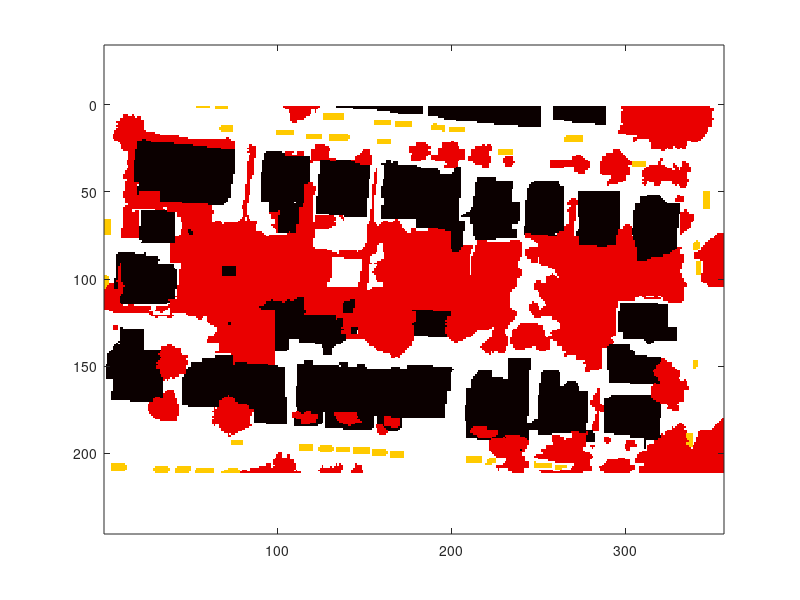

Source code (MATLAB): (Note: this script raises an error after producing the figure.)
%Get the Ground Truth File
GT = importdata('ground_truth.mat');

%Display GT as Image Plot with different colours
figure(1)
imagesc(GT);
colormap(hot);
axis equal;

%Frist get the Images
b = imread('b.bmp','BMP');
fe = imread('fe.bmp','BMP');
g = imread('g.bmp','BMP');
le = imread('le.bmp','BMP');
nir = imread('nir.bmp','BMP');
r = imread('r.bmp','BMP');

%Buildings
%B1(34,29)
B1_Y=34;
B1_X=29;
b_1_b = double(b(B1_Y,B1_X));
b_1_fe = double(fe(B1_Y,B1_X));
b_1_g = double(g(B1_Y,B1_X));
b_1_le = double(le(B1_Y,B1_X));
b_1_nir = double(nir(B1_Y,B1_X));
b_1_r = double(r(B1_Y,B1_X));

%B2(158,135)
B2_Y = 158;
B2_X = 135;
b_2_b = double(b(B2_Y,B2_X));
b_2_fe = double(fe(B2_Y,B2_X));
b_2_g = double(g(B2_Y,B2_X));
b_2_le = double(le(B2_Y,B2_X));
b_2_nir = double(nir(B2_Y,B2_X));
b_2_r = double(r(B2_Y,B2_X));

%B3(60,282)
B3_Y = 60;
B3_X = 282;
b_3_b = double(b(B3_Y,B3_X));
b_3_fe = double(fe(B3_Y,B3_X));
b_3_g = double(g(B3_Y,B3_X));
b_3_le = double(le(B3_Y,B3_X));
b_3_nir = double(nir(B3_Y,B3_X));
b_3_r = double(r(B3_Y,B3_X));

%B4(125,314)
B4_Y = 125;
B4_X = 314;
b_4_b = double(b(B4_Y,B4_X));
b_4_fe = double(fe(B4_Y,B4_X));
b_4_g = double(g(B4_Y,B4_X));
b_4_le = double(le(B4_Y,B4_X));
b_4_nir = double(nir(B4_Y,B4_X));
b_4_r = double(r(B4_Y,B4_X));

%B5(154,12)
B5_Y = 154;
B5_X = 12;
b_5_b = double(b(B5_Y,B5_X));
b_5_fe = double(fe(B5_Y,B5_X));
b_5_g = double(g(B5_Y,B5_X));
b_5_le = double(le(B5_Y,B5_X));
b_5_nir = double(nir(B5_Y,B5_X));
b_5_r = double(r(B5_Y,B5_X));

%B6(150,323)
B6_Y = 150;
B6_X = 323;
b_6_b = double(b(B6_Y,B6_X));
b_6_fe = double(fe(B6_Y,B6_X));
b_6_g = double(g(B6_Y,B6_X));
b_6_le = double(le(B6_Y,B6_X));
b_6_nir = double(nir(B6_Y,B6_X));
b_6_r = double(r(B6_Y,B6_X));

%B7(49,133)
B7_Y = 49;
B7_X = 133;
b_7_b = double(b(B7_Y,B7_X));
b_7_fe = double(fe(B7_Y,B7_X));
b_7_g = double(g(B7_Y,B7_X));
b_7_le = double(le(B7_Y,B7_X));
b_7_nir = double(nir(B7_Y,B7_X));
b_7_r = double(r(B7_Y,B7_X));

%B8(126,188)
B8_Y = 126;
B8_X = 188;
b_8_b = double(b(B8_Y,B8_X));
b_8_fe = double(fe(B8_Y,B8_X));
b_8_g = double(g(B8_Y,B8_X));
b_8_le = double(le(B8_Y,B8_X));
b_8_nir = double(nir(B8_Y,B8_X));
b_8_r = double(r(B8_Y,B8_X));

%B9(47,126)
B9_Y =47;
B9_X=126;
b_9_b = double(b(B9_Y,B9_X));
b_9_fe = double(fe(B9_Y,B9_X));
b_9_g = double(g(B9_Y,B9_X));
b_9_le = double(le(B9_Y,B9_X));
b_9_nir = double(nir(B9_Y,B9_X));
b_9_r = double(r(B9_Y,B9_X));

%B10(3,238)
B10_Y =3;
B10_X=238;
b_10_b = double(b(B10_Y,B10_X));
b_10_fe = double(fe(B10_Y,B10_X));
b_10_g = double(g(B10_Y,B10_X));
b_10_le = double(le(B10_Y,B10_X));
b_10_nir = double(nir(B10_Y,B10_X));
b_10_r = double(r(B10_Y,B10_X));

%B11(176,272)
B11_Y =176;
B11_X=272;
b_11_b = double(b(B11_Y,B11_X));
b_11_fe = double(fe(B11_Y,B11_X));
b_11_g = double(g(B11_Y,B11_X));
b_11_le = double(le(B11_Y,B11_X));
b_11_nir = double(nir(B11_Y,B11_X));
b_11_r = double(r(B11_Y,B11_X));

%B12(66,106)
B12_Y =66;
B12_X=106;
b_12_b = double(b(B12_Y,B12_X));
b_12_fe = double(fe(B12_Y,B12_X));
b_12_g = double(g(B12_Y,B12_X));
b_12_le = double(le(B12_Y,B12_X));
b_12_nir = double(nir(B12_Y,B12_X));
b_12_r = double(r(B12_Y,B12_X));

%B13(145,323)
B13_Y =145;
B13_X=323;
b_13_b = double(b(B13_Y,B13_X));
b_13_fe = double(fe(B13_Y,B13_X));
b_13_g = double(g(B13_Y,B13_X));
b_13_le = double(le(B13_Y,B13_X));
b_13_nir = double(nir(B13_Y,B13_X));
b_13_r = double(r(B13_Y,B13_X));

%B14(63,316)
B14_Y =63;
B14_X=316;
b_14_b = double(b(B14_Y,B14_X));
b_14_fe = double(fe(B14_Y,B14_X));
b_14_g = double(g(B14_Y,B14_X));
b_14_le = double(le(B14_Y,B14_X));
b_14_nir = double(nir(B14_Y,B14_X));
b_14_r = double(r(B14_Y,B14_X));

%B15(34,23)
B15_Y =34;
B15_X=23;
b_15_b = double(b(B15_Y,B15_X));
b_15_fe = double(fe(B15_Y,B15_X));
b_15_g = double(g(B15_Y,B15_X));
b_15_le = double(le(B15_Y,B15_X));
b_15_nir = double(nir(B15_Y,B15_X));
b_15_r = double(r(B15_Y,B15_X));

%B16(165,157)
B16_Y =165;
B16_X=157;
b_16_b = double(b(B16_Y,B16_X));
b_16_fe = double(fe(B16_Y,B16_X));
b_16_g = double(g(B16_Y,B16_X));
b_16_le = double(le(B16_Y,B16_X));
b_16_nir = double(nir(B16_Y,B16_X));
b_16_r = double(r(B16_Y,B16_X));

%B17(50,286)
B17_Y =50;
B17_X=286;
b_17_b = double(b(B17_Y,B17_X));
b_17_fe = double(fe(B17_Y,B17_X));
b_17_g = double(g(B17_Y,B17_X));
b_17_le = double(le(B17_Y,B17_X));
b_17_nir = double(nir(B17_Y,B17_X));
b_17_r = double(r(B17_Y,B17_X));

%B18(132,194)
B18_Y =132;
B18_X=194;
b_18_b = double(b(B18_Y,B18_X));
b_18_fe = double(fe(B18_Y,B18_X));
b_18_g = double(g(B18_Y,B18_X));
b_18_le = double(le(B18_Y,B18_X));
b_18_nir = double(nir(B18_Y,B18_X));
b_18_r = double(r(B18_Y,B18_X));

%B19(4,217)
B19_Y =4;
B19_X=217;
b_19_b = double(b(B19_Y,B19_X));
b_19_fe = double(fe(B19_Y,B19_X));
b_19_g = double(g(B19_Y,B19_X));
b_19_le = double(le(B19_Y,B19_X));
b_19_nir = double(nir(B19_Y,B19_X));
b_19_r = double(r(B19_Y,B19_X));

%B20(33,55)
B20_Y =33;
B20_X=55;
b_20_b = double(b(B20_Y,B20_X));
b_20_fe = double(fe(B20_Y,B20_X));
b_20_g = double(g(B20_Y,B20_X));
b_20_le = double(le(B20_Y,B20_X));
b_20_nir = double(nir(B20_Y,B20_X));
b_20_r = double(r(B20_Y,B20_X));

%Create Building Vectors
BV1 = [b_1_b b_1_fe b_1_g b_1_le b_1_nir b_1_r];
BV2 = [b_2_b b_2_fe b_2_g b_2_le b_2_nir b_2_r];
BV3 = [b_3_b b_3_fe b_3_g b_3_le b_3_nir b_3_r];
BV4 = [b_4_b b_4_fe b_4_g b_4_le b_4_nir b_4_r];
BV5 = [b_5_b b_5_fe b_5_g b_5_le b_5_nir b_5_r];
BV6 = [b_6_b b_6_fe b_6_g b_6_le b_6_nir b_6_r];
BV7 = [b_7_b b_7_fe b_7_g b_7_le b_7_nir b_7_r];
BV8 = [b_8_b b_8_fe b_8_g b_8_le b_8_nir b_8_r];
BV9 = [b_9_b b_9_fe b_9_g b_9_le b_9_nir b_9_r];
BV10 = [b_10_b b_10_fe b_10_g b_10_le b_10_nir b_10_r];
BV11 = [b_11_b b_11_fe b_11_g b_11_le b_11_nir b_11_r];
BV12 = [b_12_b b_12_fe b_12_g b_12_le b_12_nir b_12_r];
BV13 = [b_2_b b_2_fe b_2_g b_2_le b_2_nir b_2_r];
BV14 = [b_3_b b_3_fe b_3_g b_3_le b_3_nir b_3_r];
BV15 = [b_4_b b_4_fe b_4_g b_4_le b_4_nir b_4_r];
BV16 = [b_5_b b_5_fe b_5_g b_5_le b_5_nir b_5_r];
BV17 = [b_6_b b_6_fe b_6_g b_6_le b_6_nir b_6_r];
BV18 = [b_7_b b_7_fe b_7_g b_7_le b_7_nir b_7_r];
BV19 = [b_8_b b_8_fe b_8_g b_8_le b_8_nir b_8_r];
BV20 = [b_9_b b_9_fe b_9_g b_9_le b_9_nir b_9_r];

%Building Matrix
BM = [BV1;BV2;BV3;BV4;BV5;BV6;BV7;BV8;BV9;BV10;BV11;BV12;BV13;BV14;BV15;BV16;BV17;BV18;BV19;BV20];

%Create More Buildings to address under clasification
%B21(66,108)
B21_Y =66;
B21_X=108;
b_21_b = double(b(B21_Y,B21_X));
b_21_fe = double(fe(B21_Y,B21_X));
b_21_g = double(g(B21_Y,B21_X));
b_21_le = double(le(B21_Y,B21_X));
b_21_nir = double(nir(B21_Y,B21_X));
b_21_r = double(r(B21_Y,B21_X));

%B22(63,39)
B22_Y =63;
B22_X=39;
b_22_b = double(b(B22_Y,B22_X));
b_22_fe = double(fe(B22_Y,B22_X));
b_22_g = double(g(B22_Y,B22_X));
b_22_le = double(le(B22_Y,B22_X));
b_22_nir = double(nir(B22_Y,B22_X));
b_22_r = double(r(B22_Y,B22_X));

%B23(151,5)
B23_Y =151;
B23_X=5;
b_23_b = double(b(B23_Y,B23_X));
b_23_fe = double(fe(B23_Y,B23_X));
b_23_g = double(g(B23_Y,B23_X));
b_23_le = double(le(B23_Y,B23_X));
b_23_nir = double(nir(B23_Y,B23_X));
b_23_r = double(r(B23_Y,B23_X));

%B24(168,234)
B24_Y =168;
B24_X=234;
b_24_b = double(b(B24_Y,B24_X));
b_24_fe = double(fe(B24_Y,B24_X));
b_24_g = double(g(B24_Y,B24_X));
b_24_le = double(le(B24_Y,B24_X));
b_24_nir = double(nir(B24_Y,B24_X));
b_24_r = double(r(B24_Y,B24_X));

%B25(167,238)
B25_Y =167;
B25_X=238;
b_25_b = double(b(B25_Y,B25_X));
b_25_fe = double(fe(B25_Y,B25_X));
b_25_g = double(g(B25_Y,B25_X));
b_25_le = double(le(B25_Y,B25_X));
b_25_nir = double(nir(B25_Y,B25_X));
b_25_r = double(r(B25_Y,B25_X));

%B26(34,110)
B26_Y =34;
B26_X=110;
b_26_b = double(b(B26_Y,B26_X));
b_26_fe = double(fe(B26_Y,B26_X));
b_26_g = double(g(B26_Y,B26_X));
b_26_le = double(le(B26_Y,B26_X));
b_26_nir = double(nir(B26_Y,B26_X));
b_26_r = double(r(B26_Y,B26_X));

%B27(167,240)
B27_Y =167;
B27_X=240;
b_27_b = double(b(B27_Y,B27_X));
b_27_fe = double(fe(B27_Y,B27_X));
b_27_g = double(g(B27_Y,B27_X));
b_27_le = double(le(B27_Y,B27_X));
b_27_nir = double(nir(B27_Y,B27_X));
b_27_r = double(r(B27_Y,B27_X));

%B28(182,275)
B28_Y =182;
B28_X=275;
b_28_b = double(b(B28_Y,B28_X));
b_28_fe = double(fe(B28_Y,B28_X));
b_28_g = double(g(B28_Y,B28_X));
b_28_le = double(le(B28_Y,B28_X));
b_28_nir = double(nir(B28_Y,B28_X));
b_28_r = double(r(B28_Y,B28_X));

%B29(6,245)
B29_Y =6;
B29_X=245;
b_29_b = double(b(B29_Y,B29_X));
b_29_fe = double(fe(B29_Y,B29_X));
b_29_g = double(g(B29_Y,B29_X));
b_29_le = double(le(B29_Y,B29_X));
b_29_nir = double(nir(B29_Y,B29_X));
b_29_r = double(r(B29_Y,B29_X));

%B30(2,180)
B30_Y =2;
B30_X=180;
b_30_b = double(b(B30_Y,B30_X));
b_30_fe = double(fe(B30_Y,B30_X));
b_30_g = double(g(B30_Y,B30_X));
b_30_le = double(le(B30_Y,B30_X));
b_30_nir = double(nir(B30_Y,B30_X));
b_30_r = double(r(B30_Y,B30_X));

BV21 = [b_21_b b_21_fe b_21_g b_21_le b_21_nir b_21_r];
BV22 = [b_22_b b_22_fe b_22_g b_22_le b_22_nir b_22_r];
BV23 = [b_2_b b_2_fe b_2_g b_2_le b_2_nir b_2_r];
BV24 = [b_3_b b_3_fe b_3_g b_3_le b_3_nir b_3_r];
BV25 = [b_4_b b_4_fe b_4_g b_4_le b_4_nir b_4_r];
BV26 = [b_5_b b_5_fe b_5_g b_5_le b_5_nir b_5_r];
BV27 = [b_6_b b_6_fe b_6_g b_6_le b_6_nir b_6_r];
BV28 = [b_7_b b_7_fe b_7_g b_7_le b_7_nir b_7_r];
BV29 = [b_8_b b_8_fe b_8_g b_8_le b_8_nir b_8_r];
BV30 = [b_9_b b_9_fe b_9_g b_9_le b_9_nir b_9_r];

%Building Matrix
BM = [BM;BV21;BV22;BV23;BV24;BV25;BV26;BV27;BV28;BV29;BV30];

%Calculate the Building Mean
BMean = mean(BM);
%BVM = (BV1 + BV2 + BV3 + BV4)/4;

%Get the Building Variance
%BVar = std(BVM).^2;
BVar = cov(BM);

%Vegetation
%V1(100,224)
V1_Y = 100;
V1_X = 224;
v_1_b = double(b(V1_Y,V1_X));
v_1_fe = double(fe(V1_Y,V1_X));
v_1_g = double(g(V1_Y,V1_X));
v_1_le = double(le(V1_Y,V1_X));
v_1_nir = double(nir(V1_Y,V1_X));
v_1_r = double(r(V1_Y,V1_X));

%V2(81,73)
V2_Y = 81;
V2_X = 73;
v_2_b = double(b(V2_Y,V2_X));
v_2_fe = double(fe(V2_Y,V2_X));
v_2_g = double(g(V2_Y,V2_X));
v_2_le = double(le(V2_Y,V2_X));
v_2_nir = double(nir(V2_Y,V2_X));
v_2_r = double(r(V2_Y,V2_X));

%V3(7,328)
V3_Y = 7;
V3_X = 328;
v_3_b = double(b(V3_Y,V3_X));
v_3_fe = double(fe(V3_Y,V3_X));
v_3_g = double(g(V3_Y,V3_X));
v_3_le = double(le(V3_Y,V3_X));
v_3_nir = double(nir(V3_Y,V3_X));
v_3_r = double(r(V3_Y,V3_X));

%V4(177,74)
V4_Y = 177;
V4_X = 74;
v_4_b = double(b(V4_Y,V4_X));
v_4_fe = double(fe(V4_Y,V4_X));
v_4_g = double(g(V4_Y,V4_X));
v_4_le = double(le(V4_Y,V4_X));
v_4_nir = double(nir(V4_Y,V4_X));
v_4_r = double(r(V4_Y,V4_X));

%V5(8,324)
V5_Y = 8;
V5_X = 324;
v_5_b = double(b(V5_Y,V5_X));
v_5_fe = double(fe(V5_Y,V5_X));
v_5_g = double(g(V5_Y,V5_X));
v_5_le = double(le(V5_Y,V5_X));
v_5_nir = double(nir(V5_Y,V5_X));
v_5_r = double(r(V5_Y,V5_X));

%V6(88,356)
V6_Y = 88;
V6_X = 356;
v_6_b = double(b(V6_Y,V6_X));
v_6_fe = double(fe(V6_Y,V6_X));
v_6_g = double(g(V6_Y,V6_X));
v_6_le = double(le(V6_Y,V6_X));
v_6_nir = double(nir(V6_Y,V6_X));
v_6_r = double(r(V6_Y,V6_X));

%V7(175,34)
V7_Y = 175;
V7_X = 34;
v_7_b = double(b(V7_Y,V7_X));
v_7_fe = double(fe(V7_Y,V7_X));
v_7_g = double(g(V7_Y,V7_X));
v_7_le = double(le(V7_Y,V7_X));
v_7_nir = double(nir(V7_Y,V7_X));
v_7_r = double(r(V7_Y,V7_X));

%V8(133,245)
V8_Y = 133;
V8_X = 245;
v_8_b = double(b(V8_Y,V8_X));
v_8_fe = double(fe(V8_Y,V8_X));
v_8_g = double(g(V8_Y,V8_X));
v_8_le = double(le(V8_Y,V8_X));
v_8_nir = double(nir(V8_Y,V8_X));
v_8_r = double(r(V8_Y,V8_X));

%V9(30,149)
V9_Y = 30;
V9_X = 149;
v_9_b = double(b(V9_Y,V9_X));
v_9_fe = double(fe(V9_Y,V9_X));
v_9_g = double(g(V9_Y,V9_X));
v_9_le = double(le(V9_Y,V9_X));
v_9_nir = double(nir(V9_Y,V9_X));
v_9_r = double(r(V9_Y,V9_X));

%V10(77,168)
V10_Y = 77;
V10_X = 168;
v_10_b = double(b(V10_Y,V10_X));
v_10_fe = double(fe(V10_Y,V10_X));
v_10_g = double(g(V10_Y,V10_X));
v_10_le = double(le(V10_Y,V10_X));
v_10_nir = double(nir(V10_Y,V10_X));
v_10_r = double(r(V10_Y,V10_X));

%V11(203,330)
V11_Y = 203;
V11_X = 330;
v_11_b = double(b(V11_Y,V11_X));
v_11_fe = double(fe(V11_Y,V11_X));
v_11_g = double(g(V11_Y,V11_X));
v_11_le = double(le(V11_Y,V11_X));
v_11_nir = double(nir(V11_Y,V11_X));
v_11_r = double(r(V11_Y,V11_X));

%V12(67,126)
V12_Y = 67;
V12_X = 126;
v_12_b = double(b(V12_Y,V12_X));
v_12_fe = double(fe(V12_Y,V12_X));
v_12_g = double(g(V12_Y,V12_X));
v_12_le = double(le(V12_Y,V12_X));
v_12_nir = double(nir(V12_Y,V12_X));
v_12_r = double(r(V12_Y,V12_X));

%V13(131,244)
V13_Y = 131;
V13_X = 244;
v_13_b = double(b(V13_Y,V13_X));
v_13_fe = double(fe(V13_Y,V13_X));
v_13_g = double(g(V13_Y,V13_X));
v_13_le = double(le(V13_Y,V13_X));
v_13_nir = double(nir(V13_Y,V13_X));
v_13_r = double(r(V13_Y,V13_X));

%V14(83,114)
V14_Y = 83;
V14_X = 114;
v_14_b = double(b(V14_Y,V14_X));
v_14_fe = double(fe(V14_Y,V14_X));
v_14_g = double(g(V14_Y,V14_X));
v_14_le = double(le(V14_Y,V14_X));
v_14_nir = double(nir(V14_Y,V14_X));
v_14_r = double(r(V14_Y,V14_X));

%V15(210,102)
V15_Y = 210;
V15_X = 102;
v_15_b = double(b(V15_Y,V15_X));
v_15_fe = double(fe(V15_Y,V15_X));
v_15_g = double(g(V15_Y,V15_X));
v_15_le = double(le(V15_Y,V15_X));
v_15_nir = double(nir(V15_Y,V15_X));
v_15_r = double(r(V15_Y,V15_X));

%V16(97,310)
V16_Y = 97;
V16_X = 310;
v_16_b = double(b(V16_Y,V16_X));
v_16_fe = double(fe(V16_Y,V16_X));
v_16_g = double(g(V16_Y,V16_X));
v_16_le = double(le(V16_Y,V16_X));
v_16_nir = double(nir(V16_Y,V16_X));
v_16_r = double(r(V16_Y,V16_X));

%V17(54,26)
V17_Y = 54;
V17_X = 26;
v_17_b = double(b(V17_Y,V17_X));
v_17_fe = double(fe(V17_Y,V17_X));
v_17_g = double(g(V17_Y,V17_X));
v_17_le = double(le(V17_Y,V17_X));
v_17_nir = double(nir(V17_Y,V17_X));
v_17_r = double(r(V17_Y,V17_X));

%V18(94,150)
V18_Y = 94;
V18_X = 150;
v_18_b = double(b(V18_Y,V18_X));
v_18_fe = double(fe(V18_Y,V18_X));
v_18_g = double(g(V18_Y,V18_X));
v_18_le = double(le(V18_Y,V18_X));
v_18_nir = double(nir(V18_Y,V18_X));
v_18_r = double(r(V18_Y,V18_X));

%V19(32,232)
V19_Y = 32;
V19_X = 232;
v_19_b = double(b(V19_Y,V19_X));
v_19_fe = double(fe(V19_Y,V19_X));
v_19_g = double(g(V19_Y,V19_X));
v_19_le = double(le(V19_Y,V19_X));
v_19_nir = double(nir(V19_Y,V19_X));
v_19_r = double(r(V19_Y,V19_X));

%V20(134,158)
V20_Y = 134;
V20_X = 158;
v_20_b = double(b(V20_Y,V20_X));
v_20_fe = double(fe(V20_Y,V20_X));
v_20_g = double(g(V20_Y,V20_X));
v_20_le = double(le(V20_Y,V20_X));
v_20_nir = double(nir(V20_Y,V20_X));
v_20_r = double(r(V20_Y,V20_X));

%Create Veg Vectors

VV1 = [v_1_b v_1_fe v_1_g v_1_le v_1_nir v_1_r];
VV2 = [v_2_b v_2_fe v_2_g v_2_le v_2_nir v_2_r];
VV3 = [v_3_b v_3_fe v_3_g v_3_le v_3_nir v_3_r];
VV4 = [v_4_b v_4_fe v_4_g v_4_le v_4_nir v_4_r];
VV5 = [v_5_b v_5_fe v_5_g v_5_le v_5_nir v_5_r];
VV6 = [v_6_b v_6_fe v_6_g v_6_le v_6_nir v_6_r];
VV7 = [v_7_b v_7_fe v_7_g v_7_le v_7_nir v_7_r];
VV8 = [v_8_b v_8_fe v_8_g v_8_le v_8_nir v_8_r];
VV9 = [v_9_b v_9_fe v_9_g v_9_le v_9_nir v_9_r];
VV10 = [v_10_b v_10_fe v_10_g v_10_le v_10_nir v_10_r];
VV11 = [v_11_b v_11_fe v_11_g v_11_le v_11_nir v_11_r];
VV12 = [v_12_b v_12_fe v_12_g v_12_le v_12_nir v_12_r];
VV13 = [v_13_b v_13_fe v_13_g v_13_le v_13_nir v_13_r];
VV14 = [v_14_b v_14_fe v_14_g v_14_le v_14_nir v_14_r];
VV15 = [v_15_b v_15_fe v_15_g v_15_le v_15_nir v_15_r];
VV16 = [v_16_b v_16_fe v_16_g v_16_le v_16_nir v_16_r];
VV17 = [v_17_b v_17_fe v_17_g v_17_le v_17_nir v_17_r];
VV18 = [v_18_b v_18_fe v_18_g v_18_le v_18_nir v_18_r];
VV19 = [v_19_b v_19_fe v_19_g v_19_le v_19_nir v_19_r];
VV20 = [v_20_b v_20_fe v_20_g v_20_le v_20_nir v_20_r];

%Veg Matrix
VM = [VV1; VV2; VV3; VV4;VV5; VV6; VV7; VV8;VV9; VV10; VV11; VV12;VV13; VV14; VV15; VV16;VV17; VV18; VV19; VV20];

%Calculate the Veg Mean
%VVM = (VV1 + VV2 + VV3 + VV4)/4;
VMean = mean(VM);

%Get the Veg Variance
%VegVar = std(VVM).^2;
VVar = cov(VM);

%Cars
%Car pixels 
% Car 1 (19,271)
Car1_Y = 19;
Car1_X = 271;
c_1_b = double(b(Car1_Y,Car1_X));
c_1_fe = double(fe(Car1_Y,Car1_X));
c_1_g = double(g(Car1_Y,Car1_X));
c_1_le = double(le(Car1_Y,Car1_X));
c_1_nir = double(nir(Car1_Y,Car1_X));
c_1_r = double(r(Car1_Y,Car1_X));

% Car 2 (16,105)
Car2_Y = 16;
Car2_X = 105;
c_2_b = double(b(Car2_Y,Car2_X));
c_2_fe = double(fe(Car2_Y,Car2_X));
c_2_g = double(g(Car2_Y,Car2_X));
c_2_le = double(le(Car2_Y,Car2_X));
c_2_nir = double(nir(Car2_Y,Car2_X));
c_2_r = double(r(Car2_Y,Car2_X));

% Car 3 (198,126)
Car3_Y = 198;
Car3_X = 126;
c_3_b = double(b(Car3_Y,Car3_X));
c_3_fe = double(fe(Car3_Y,Car3_X));
c_3_g = double(g(Car3_Y,Car3_X));
c_3_le = double(le(Car3_Y,Car3_X));
c_3_nir = double(nir(Car3_Y,Car3_X));
c_3_r = double(r(Car3_Y,Car3_X));

% Car 4 (92,342)
Car4_Y = 92;
Car4_X = 342;
c_4_b = double(b(Car4_Y,Car4_X));
c_4_fe = double(fe(Car4_Y,Car4_X));
c_4_g = double(g(Car4_Y,Car4_X));
c_4_le = double(le(Car4_Y,Car4_X));
c_4_nir = double(nir(Car4_Y,Car4_X));
c_4_r = double(r(Car4_Y,Car4_X));

% Car 5 (6,131)
Car5_Y = 6;
Car5_X = 131;
c_5_b = double(b(Car5_Y,Car5_X));
c_5_fe = double(fe(Car5_Y,Car5_X));
c_5_g = double(g(Car5_Y,Car5_X));
c_5_le = double(le(Car5_Y,Car5_X));
c_5_nir = double(nir(Car5_Y,Car5_X));
c_5_r = double(r(Car5_Y,Car5_X));

% Car 6 (13,68)
Car6_Y = 13;
Car6_X = 68;
c_6_b = double(b(Car6_Y,Car6_X));
c_6_fe = double(fe(Car6_Y,Car6_X));
c_6_g = double(g(Car6_Y,Car6_X));
c_6_le = double(le(Car6_Y,Car6_X));
c_6_nir = double(nir(Car6_Y,Car6_X));
c_6_r = double(r(Car6_Y,Car6_X));

% Car 7 (210,32)
Car7_Y = 210;
Car7_X = 32;
c_7_b = double(b(Car7_Y,Car7_X));
c_7_fe = double(fe(Car7_Y,Car7_X));
c_7_g = double(g(Car7_Y,Car7_X));
c_7_le = double(le(Car7_Y,Car7_X));
c_7_nir = double(nir(Car7_Y,Car7_X));
c_7_r = double(r(Car7_Y,Car7_X));

% Car 8 (190,338)
Car8_Y = 190;
Car8_X = 338;
c_8_b = double(b(Car8_Y,Car8_X));
c_8_fe = double(fe(Car8_Y,Car8_X));
c_8_g = double(g(Car8_Y,Car8_X));
c_8_le = double(le(Car8_Y,Car8_X));
c_8_nir = double(nir(Car8_Y,Car8_X));
c_8_r = double(r(Car8_Y,Car8_X));

% Car 9 (13,192)
Car9_Y = 13;
Car9_X = 192;
c_9_b = double(b(Car9_Y,Car9_X));
c_9_fe = double(fe(Car9_Y,Car9_X));
c_9_g = double(g(Car9_Y,Car9_X));
c_9_le = double(le(Car9_Y,Car9_X));
c_9_nir = double(nir(Car9_Y,Car9_X));
c_9_r = double(r(Car9_Y,Car9_X));

% Car 10 (207,252)
Car10_Y = 207;
Car10_X = 252;
c_10_b = double(b(Car10_Y,Car10_X));
c_10_fe = double(fe(Car10_Y,Car10_X));
c_10_g = double(g(Car10_Y,Car10_X));
c_10_le = double(le(Car10_Y,Car10_X));
c_10_nir = double(nir(Car10_Y,Car10_X));
c_10_r = double(r(Car10_Y,Car10_X));

% Car 11 (211,74)
Car11_Y = 211;
Car11_X = 74;
c_11_b = double(b(Car11_Y,Car11_X));
c_11_fe = double(fe(Car11_Y,Car11_X));
c_11_g = double(g(Car11_Y,Car11_X));
c_11_le = double(le(Car11_Y,Car11_X));
c_11_nir = double(nir(Car11_Y,Car11_X));
c_11_r = double(r(Car11_Y,Car11_X));

% Car 12 (55,356)
Car12_Y = 55;
Car12_X = 356;
c_12_b = double(b(Car12_Y,Car12_X));
c_12_fe = double(fe(Car12_Y,Car12_X));
c_12_g = double(g(Car12_Y,Car12_X));
c_12_le = double(le(Car12_Y,Car12_X));
c_12_nir = double(nir(Car12_Y,Car12_X));
c_12_r = double(r(Car12_Y,Car12_X));

% Car 13 (69,3)
Car13_Y = 69;
Car13_X = 3;
c_13_b = double(b(Car13_Y,Car13_X));
c_13_fe = double(fe(Car13_Y,Car13_X));
c_13_g = double(g(Car13_Y,Car13_X));
c_13_le = double(le(Car13_Y,Car13_X));
c_13_nir = double(nir(Car13_Y,Car13_X));
c_13_r = double(r(Car13_Y,Car13_X));

% Car 14 (13,202)
Car14_Y = 13;
Car14_X = 202;
c_14_b = double(b(Car14_Y,Car14_X));
c_14_fe = double(fe(Car14_Y,Car14_X));
c_14_g = double(g(Car14_Y,Car14_X));
c_14_le = double(le(Car14_Y,Car14_X));
c_14_nir = double(nir(Car14_Y,Car14_X));
c_14_r = double(r(Car14_Y,Car14_X));

% Car 15 (34,310)
Car15_Y = 34;
Car15_X = 310;
c_15_b = double(b(Car15_Y,Car15_X));
c_15_fe = double(fe(Car15_Y,Car15_X));
c_15_g = double(g(Car15_Y,Car15_X));
c_15_le = double(le(Car15_Y,Car15_X));
c_15_nir = double(nir(Car15_Y,Car15_X));
c_15_r = double(r(Car15_Y,Car15_X));

% Car 16 (206,264)
Car16_Y = 206;
Car16_X = 264;
c_16_b = double(b(Car16_Y,Car16_X));
c_16_fe = double(fe(Car16_Y,Car16_X));
c_16_g = double(g(Car16_Y,Car16_X));
c_16_le = double(le(Car16_Y,Car16_X));
c_16_nir = double(nir(Car16_Y,Car16_X));
c_16_r = double(r(Car16_Y,Car16_X));

% Car 17 (1,58)
Car17_Y = 1;
Car17_X = 58;
c_17_b = double(b(Car17_Y,Car17_X));
c_17_fe = double(fe(Car17_Y,Car17_X));
c_17_g = double(g(Car17_Y,Car17_X));
c_17_le = double(le(Car17_Y,Car17_X));
c_17_nir = double(nir(Car17_Y,Car17_X));
c_17_r = double(r(Car17_Y,Car17_X));

% Car 18 (149,340)
Car18_Y = 149;
Car18_X = 340;
c_18_b = double(b(Car18_Y,Car18_X));
c_18_fe = double(fe(Car18_Y,Car18_X));
c_18_g = double(g(Car18_Y,Car18_X));
c_18_le = double(le(Car18_Y,Car18_X));
c_18_nir = double(nir(Car18_Y,Car18_X));
c_18_r = double(r(Car18_Y,Car18_X));

% Car 19 (18,140)
Car19_Y = 18;
Car19_X = 140;
c_19_b = double(b(Car19_Y,Car19_X));
c_19_fe = double(fe(Car19_Y,Car19_X));
c_19_g = double(g(Car19_Y,Car19_X));
c_19_le = double(le(Car19_Y,Car19_X));
c_19_nir = double(nir(Car19_Y,Car19_X));
c_19_r = double(r(Car19_Y,Car19_X));

% Car 20 (18,132)
Car20_Y = 18;
Car20_X = 132;
c_20_b = double(b(Car20_Y,Car20_X));
c_20_fe = double(fe(Car20_Y,Car20_X));
c_20_g = double(g(Car20_Y,Car20_X));
c_20_le = double(le(Car20_Y,Car20_X));
c_20_nir = double(nir(Car20_Y,Car20_X));
c_20_r = double(r(Car20_Y,Car20_X));

%Create Car Vectors

CV1 = [c_1_b c_1_fe c_1_g c_1_le c_1_nir c_1_r];
CV2 = [c_2_b c_2_fe c_2_g c_2_le c_2_nir c_2_r];
CV3 = [c_3_b c_3_fe c_3_g c_3_le c_3_nir c_3_r];
CV4 = [c_4_b c_4_fe c_4_g c_4_le c_4_nir c_4_r];
CV5 = [c_5_b c_5_fe c_5_g c_5_le c_5_nir c_5_r];
CV6 = [c_6_b c_6_fe c_6_g c_6_le c_6_nir c_6_r];
CV7 = [c_7_b c_7_fe c_7_g c_7_le c_7_nir c_7_r];
CV8 = [c_8_b c_8_fe c_8_g c_8_le c_8_nir c_8_r];
CV9 = [c_9_b c_9_fe c_9_g c_9_le c_9_nir c_9_r];
CV10 = [c_10_b c_10_fe c_10_g c_10_le c_10_nir c_10_r];
CV11 = [c_11_b c_11_fe c_11_g c_11_le c_11_nir c_11_r];
CV12 = [c_12_b c_12_fe c_12_g c_12_le c_12_nir c_12_r];
CV13 = [c_13_b c_13_fe c_13_g c_13_le c_13_nir c_13_r];
CV14 = [c_14_b c_14_fe c_14_g c_14_le c_14_nir c_14_r];
CV15 = [c_15_b c_15_fe c_15_g c_15_le c_15_nir c_15_r];
CV16 = [c_16_b c_16_fe c_16_g c_16_le c_16_nir c_16_r];
CV17 = [c_17_b c_17_fe c_17_g c_17_le c_17_nir c_17_r];
CV18 = [c_18_b c_18_fe c_18_g c_18_le c_18_nir c_18_r];
CV19 = [c_19_b c_19_fe c_19_g c_19_le c_19_nir c_19_r];
CV20 = [c_20_b c_20_fe c_20_g c_20_le c_20_nir c_20_r];


%Car Matrix
CM = [CV1; CV2; CV3; CV4;CV5; CV6; CV7; CV8;CV9; CV10; CV11; CV12;CV13; CV14; CV15; CV16;CV17; CV18; CV19; CV20];
%Calculate the Car Mean
%CVM = (CV1 + CV2 + CV3 + CV4)/4;
CMean = mean(CM);

%Get the Car Variance
%CarVar = std(CVM).^2;
CVar = cov(CM);


%Ground
%G1(194,49)
G1_Y = 194;
G1_X = 49;
g_1_b = double(b(G1_Y,G1_X));
g_1_fe = double(fe(G1_Y,G1_X));
g_1_g = double(g(G1_Y,G1_X));
g_1_le = double(le(G1_Y,G1_X));
g_1_nir = double(nir(G1_Y,G1_X));
g_1_r = double(r(G1_Y,G1_X));

%G2(18,236)
G2_Y = 18;
G2_X = 236;
g_2_b = double(b(G2_Y,G2_X));
g_2_fe = double(fe(G2_Y,G2_X));
g_2_g = double(g(G2_Y,G2_X));
g_2_le = double(le(G2_Y,G2_X));
g_2_nir = double(nir(G2_Y,G2_X));
g_2_r = double(r(G2_Y,G2_X));

%G3(111,348)
G3_Y = 111;
G3_X = 348;
g_3_b = double(b(G3_Y,G3_X));
g_3_fe = double(fe(G3_Y,G3_X));
g_3_g = double(g(G3_Y,G3_X));
g_3_le = double(le(G3_Y,G3_X));
g_3_nir = double(nir(G3_Y,G3_X));
g_3_r = double(r(G3_Y,G3_X));

%G4(199,239)
G4_Y = 199;
G4_X = 239;
g_4_b = double(b(G4_Y,G4_X));
g_4_fe = double(fe(G4_Y,G4_X));
g_4_g = double(g(G4_Y,G4_X));
g_4_le = double(le(G4_Y,G4_X));
g_4_nir = double(nir(G4_Y,G4_X));
g_4_r = double(r(G4_Y,G4_X));

%G5(75,138)
G5_Y = 75;
G5_X = 138;
g_5_b = double(b(G5_Y,G5_X));
g_5_fe = double(fe(G5_Y,G5_X));
g_5_g = double(g(G5_Y,G5_X));
g_5_le = double(le(G5_Y,G5_X));
g_5_nir = double(nir(G5_Y,G5_X));
g_5_r = double(r(G5_Y,G5_X));

%G6(161,203)
G6_Y = 161;
G6_X = 203;
g_6_b = double(b(G6_Y,G6_X));
g_6_fe = double(fe(G6_Y,G6_X));
g_6_g = double(g(G6_Y,G6_X));
g_6_le = double(le(G6_Y,G6_X));
g_6_nir = double(nir(G6_Y,G6_X));
g_6_r = double(r(G6_Y,G6_X));

%G7(196,30)
G7_Y = 196;
G7_X = 30;
g_7_b = double(b(G7_Y,G7_X));
g_7_fe = double(fe(G7_Y,G7_X));
g_7_g = double(g(G7_Y,G7_X));
g_7_le = double(le(G7_Y,G7_X));
g_7_nir = double(nir(G7_Y,G7_X));
g_7_r = double(r(G7_Y,G7_X));

%G8(30,349)
G8_Y = 30;
G8_X = 349;
g_8_b = double(b(G8_Y,G8_X));
g_8_fe = double(fe(G8_Y,G8_X));
g_8_g = double(g(G8_Y,G8_X));
g_8_le = double(le(G8_Y,G8_X));
g_8_nir = double(nir(G8_Y,G8_X));
g_8_r = double(r(G8_Y,G8_X));

%G9(196,192)
G9_Y = 196;
G9_X = 192;
g_9_b = double(b(G9_Y,G9_X));
g_9_fe = double(fe(G9_Y,G9_X));
g_9_g = double(g(G9_Y,G9_X));
g_9_le = double(le(G9_Y,G9_X));
g_9_nir = double(nir(G9_Y,G9_X));
g_9_r = double(r(G9_Y,G9_X));

%G10(60,71)
G10_Y = 60;
G10_X = 71;
g_10_b = double(b(G10_Y,G10_X));
g_10_fe = double(fe(G10_Y,G10_X));
g_10_g = double(g(G10_Y,G10_X));
g_10_le = double(le(G10_Y,G10_X));
g_10_nir = double(nir(G10_Y,G10_X));
g_10_r = double(r(G10_Y,G10_X));

%G11(202,190)
G11_Y = 202;
G11_X = 190;
g_11_b = double(b(G11_Y,G11_X));
g_11_fe = double(fe(G11_Y,G11_X));
g_11_g = double(g(G11_Y,G11_X));
g_11_le = double(le(G11_Y,G11_X));
g_11_nir = double(nir(G11_Y,G11_X));
g_11_r = double(r(G11_Y,G11_X));

%G12(167,247)
G12_Y = 167;
G12_X = 247;
g_12_b = double(b(G12_Y,G12_X));
g_12_fe = double(fe(G12_Y,G12_X));
g_12_g = double(g(G12_Y,G12_X));
g_12_le = double(le(G12_Y,G12_X));
g_12_nir = double(nir(G12_Y,G12_X));
g_12_r = double(r(G12_Y,G12_X));

%G13(186,194)
G13_Y = 186;
G13_X = 194;
g_13_b = double(b(G13_Y,G13_X));
g_13_fe = double(fe(G13_Y,G13_X));
g_13_g = double(g(G13_Y,G13_X));
g_13_le = double(le(G13_Y,G13_X));
g_13_nir = double(nir(G13_Y,G13_X));
g_13_r = double(r(G13_Y,G13_X));

%G14(186,321)
G14_Y = 186;
G14_X = 321;
g_14_b = double(b(G14_Y,G14_X));
g_14_fe = double(fe(G14_Y,G14_X));
g_14_g = double(g(G14_Y,G14_X));
g_14_le = double(le(G14_Y,G14_X));
g_14_nir = double(nir(G14_Y,G14_X));
g_14_r = double(r(G14_Y,G14_X));

%G15(93,154)
G15_Y = 93;
G15_X = 154;
g_15_b = double(b(G15_Y,G15_X));
g_15_fe = double(fe(G15_Y,G15_X));
g_15_g = double(g(G15_Y,G15_X));
g_15_le = double(le(G15_Y,G15_X));
g_15_nir = double(nir(G15_Y,G15_X));
g_15_r = double(r(G15_Y,G15_X));

%G16(33,4)
G16_Y = 33;
G16_X = 4;
g_16_b = double(b(G16_Y,G16_X));
g_16_fe = double(fe(G16_Y,G16_X));
g_16_g = double(g(G16_Y,G16_X));
g_16_le = double(le(G16_Y,G16_X));
g_16_nir = double(nir(G16_Y,G16_X));
g_16_r = double(r(G16_Y,G16_X));

%G17(120,354)
G17_Y = 120;
G17_X = 354;
g_17_b = double(b(G17_Y,G17_X));
g_17_fe = double(fe(G17_Y,G17_X));
g_17_g = double(g(G17_Y,G17_X));
g_17_le = double(le(G17_Y,G17_X));
g_17_nir = double(nir(G17_Y,G17_X));
g_17_r = double(r(G17_Y,G17_X));

%G18(6,93)
G18_Y = 6;
G18_X = 93;
g_18_b = double(b(G18_Y,G18_X));
g_18_fe = double(fe(G18_Y,G18_X));
g_18_g = double(g(G18_Y,G18_X));
g_18_le = double(le(G18_Y,G18_X));
g_18_nir = double(nir(G18_Y,G18_X));
g_18_r = double(r(G18_Y,G18_X));

%G19(34,245)
G19_Y = 34;
G19_X = 245;
g_19_b = double(b(G19_Y,G19_X));
g_19_fe = double(fe(G19_Y,G19_X));
g_19_g = double(g(G19_Y,G19_X));
g_19_le = double(le(G19_Y,G19_X));
g_19_nir = double(nir(G19_Y,G19_X));
g_19_r = double(r(G19_Y,G19_X));

%G20(28,342)
G20_Y = 28;
G20_X = 342;
g_20_b = double(b(G20_Y,G20_X));
g_20_fe = double(fe(G20_Y,G20_X));
g_20_g = double(g(G20_Y,G20_X));
g_20_le = double(le(G20_Y,G20_X));
g_20_nir = double(nir(G20_Y,G20_X));
g_20_r = double(r(G20_Y,G20_X));

%Create Groud Vectors

GV1 = [g_1_b g_1_fe g_1_g g_1_le g_1_nir g_1_r];
GV2 = [g_2_b g_2_fe g_2_g g_2_le g_2_nir g_2_r];
GV3 = [g_3_b g_3_fe g_3_g g_3_le g_3_nir g_3_r];
GV4 = [g_4_b g_4_fe g_4_g g_4_le g_4_nir g_4_r];
GV5 = [g_5_b g_5_fe g_5_g g_5_le g_5_nir g_5_r];
GV6 = [g_6_b g_6_fe g_6_g g_6_le g_6_nir g_6_r];
GV7 = [g_7_b g_7_fe g_7_g g_7_le g_7_nir g_7_r];
GV8 = [g_8_b g_8_fe g_8_g g_8_le g_8_nir g_8_r];
GV9 = [g_9_b g_9_fe g_9_g g_9_le g_9_nir g_9_r];
GV10 = [g_10_b g_10_fe g_10_g g_10_le g_10_nir g_10_r];
GV11 = [g_11_b g_11_fe g_11_g g_11_le g_11_nir g_11_r];
GV12 = [g_12_b g_12_fe g_12_g g_12_le g_12_nir g_12_r];
GV13 = [g_13_b g_13_fe g_13_g g_13_le g_13_nir g_13_r];
GV14 = [g_14_b g_14_fe g_14_g g_14_le g_14_nir g_14_r];
GV15 = [g_15_b g_15_fe g_15_g g_15_le g_15_nir g_15_r];
GV16 = [g_16_b g_16_fe g_16_g g_16_le g_16_nir g_16_r];
GV17 = [g_17_b g_17_fe g_17_g g_17_le g_17_nir g_17_r];
GV18 = [g_18_b g_18_fe g_18_g g_18_le g_18_nir g_18_r];
GV19 = [g_19_b g_19_fe g_19_g g_19_le g_19_nir g_19_r];
GV20 = [g_20_b g_20_fe g_20_g g_20_le g_20_nir g_20_r];

%G Matrix

GM = [GV1;GV2;GV3;GV4;GV5;GV6;GV7;GV8;GV9;GV10;GV11;GV12;GV13;GV14;GV15;GV16;GV17;GV18;GV19;GV20];

%Additional Ground after under classification
%G21(185,179)
G21_Y = 185;
G21_X = 179;
g_21_b = double(b(G21_Y,G21_X));
g_21_fe = double(fe(G21_Y,G21_X));
g_21_g = double(g(G21_Y,G21_X));
g_21_le = double(le(G21_Y,G21_X));
g_21_nir = double(nir(G21_Y,G21_X));
g_21_r = double(r(G21_Y,G21_X));

%G22(10,34)
G22_Y = 10;
G22_X = 34;
g_22_b = double(b(G22_Y,G22_X));
g_22_fe = double(fe(G22_Y,G22_X));
g_22_g = double(g(G22_Y,G22_X));
g_22_le = double(le(G22_Y,G22_X));
g_22_nir = double(nir(G22_Y,G22_X));
g_22_r = double(r(G22_Y,G22_X));

%G23(182,15)
G23_Y = 182;
G23_X = 15;
g_23_b = double(b(G23_Y,G23_X));
g_23_fe = double(fe(G23_Y,G23_X));
g_23_g = double(g(G23_Y,G23_X));
g_23_le = double(le(G23_Y,G23_X));
g_23_nir = double(nir(G23_Y,G23_X));
g_23_r = double(r(G23_Y,G23_X));

%G24(44,286)
G24_Y = 44;
G24_X = 286;
g_24_b = double(b(G24_Y,G24_X));
g_24_fe = double(fe(G24_Y,G24_X));
g_24_g = double(g(G24_Y,G24_X));
g_24_le = double(le(G24_Y,G24_X));
g_24_nir = double(nir(G24_Y,G24_X));
g_24_r = double(r(G24_Y,G24_X));

%G25(18,230)
G25_Y = 18;
G25_X = 230;
g_25_b = double(b(G25_Y,G25_X));
g_25_fe = double(fe(G25_Y,G25_X));
g_25_g = double(g(G25_Y,G25_X));
g_25_le = double(le(G25_Y,G25_X));
g_25_nir = double(nir(G25_Y,G25_X));
g_25_r = double(r(G25_Y,G25_X));

%G26(159,256)
G26_Y = 159;
G26_X = 256;
g_26_b = double(b(G26_Y,G26_X));
g_26_fe = double(fe(G26_Y,G26_X));
g_26_g = double(g(G26_Y,G26_X));
g_26_le = double(le(G26_Y,G26_X));
g_26_nir = double(nir(G26_Y,G26_X));
g_26_r = double(r(G26_Y,G26_X));

%G27(183,190)
G27_Y = 183;
G27_X = 190;
g_27_b = double(b(G27_Y,G27_X));
g_27_fe = double(fe(G27_Y,G27_X));
g_27_g = double(g(G27_Y,G27_X));
g_27_le = double(le(G27_Y,G27_X));
g_27_nir = double(nir(G27_Y,G27_X));
g_27_r = double(r(G27_Y,G27_X));

%G28(140,326)
G28_Y = 140;
G28_X = 326;
g_28_b = double(b(G28_Y,G28_X));
g_28_fe = double(fe(G28_Y,G28_X));
g_28_g = double(g(G28_Y,G28_X));
g_28_le = double(le(G28_Y,G28_X));
g_28_nir = double(nir(G28_Y,G28_X));
g_28_r = double(r(G28_Y,G28_X));

%G29(65,108)
G29_Y = 65;
G29_X = 108;
g_29_b = double(b(G29_Y,G29_X));
g_29_fe = double(fe(G29_Y,G29_X));
g_29_g = double(g(G29_Y,G29_X));
g_29_le = double(le(G29_Y,G29_X));
g_29_nir = double(nir(G29_Y,G29_X));
g_29_r = double(r(G29_Y,G29_X));

%G30(89,30)
G30_Y = 89;
G30_X = 30;
g_30_b = double(b(G30_Y,G30_X));
g_30_fe = double(fe(G30_Y,G30_X));
g_30_g = double(g(G30_Y,G30_X));
g_30_le = double(le(G30_Y,G30_X));
g_30_nir = double(nir(G30_Y,G30_X));
g_30_r = double(r(G30_Y,G30_X));

%Add More GMs

GV21 = [g_21_b g_21_fe g_21_g g_21_le g_21_nir g_21_r];
GV22 = [g_22_b g_22_fe g_22_g g_22_le g_22_nir g_22_r];
GV23 = [g_23_b g_23_fe g_23_g g_23_le g_23_nir g_23_r];
GV24 = [g_24_b g_24_fe g_24_g g_24_le g_24_nir g_24_r];
GV25 = [g_25_b g_25_fe g_25_g g_25_le g_25_nir g_25_r];
GV26 = [g_26_b g_26_fe g_26_g g_26_le g_26_nir g_26_r];
GV27 = [g_27_b g_27_fe g_27_g g_27_le g_27_nir g_27_r];
GV28 = [g_28_b g_28_fe g_28_g g_28_le g_28_nir g_28_r];
GV29 = [g_29_b g_29_fe g_29_g g_29_le g_29_nir g_29_r];
GV30 = [g_30_b g_30_fe g_30_g g_30_le g_30_nir g_30_r];

GM = [GM; GV21; GV22; GV23; GV24; GV25; GV26; GV27; GV28; GV29; GV30];

%Calculate the Ground Mean

GMean = mean(GM);

%Get the Ground Variance
%GVar = std(GVM).^2;
GVar = cov(GM);

%Loop through all of the rows
%Create the Outout
MOut = zeros(211,356);
for num_rows = 1:211
    for num_cols = 1:356
       %Get the Values from each Pixel
       bp = double(b(num_rows,num_cols));
       fep = double(fe(num_rows,num_cols));
       gp = double(g(num_rows,num_cols));
       lep = double(le(num_rows,num_cols));
       nirp = double(nir(num_rows,num_cols));
       rp = double(r(num_rows,num_cols));
       PV = [bp fep gp lep nirp rp];
       
       %Now run the probability function for each
       P1 = probability(PV,BMean,BVar);
       P2 = probability(PV,VMean,VVar);
       P3 = probability(PV, CMean, CVar);
       P4 = probability(PV, GMean, GVar);
       
       %Calculate the one with the highest probability
       if P1 > P2 
           if P1 > P3
               if P1 > P4
                   V=1;
               else
                   V=4;
               end
           else
               if P3 > P4
                   V=3;
               else
                   V=4;
               end
           end
       else
           if P2 > P3
               if P2 > P4
                   V=2;
               else
                   V=4;
               end
           else
               if P3 > P4
                   V=3;
               else
                   V=4;
               end    
           end
       end
       %Now add the values to matrix
       MOut(num_rows,num_cols) = V;
    end
end

%Show the Images
%Display Results as Image Plot with different colours
figure(2)
imagesc(MOut);
colormap(hot);
axis equal;

figure(3)
imshow(b)
h = gca;
h.Visible = 'On';
figure(4)
C= confusionmat(transpose(GT(:)),transpose(MOut(:)));
confusionchart(C);

% Calculate the % Accuracy
x = GT == MOut;
acc = sum(x(:));
[m,n] = size(GT);
per = (acc/(m*n))*100

%Calculate Variance of means
BVar = var(mean(BM));
vVar = var (mean(VM));
CarVar = var(mean(CM));
GVar = var(mean(GM));

%Plot the Gausian Functions
%BR = random_nums(BV1(1),BVar);
%CR = random_nums(CVM(1),CarVar);
%VR = random_nums(VVM(1),VegVar);
%GR = random_nums(GVM(1),GVar);
%figure(2)
%histogram(BR);
%hold on
%histogram(VR);
%histogram(CR);
%histogram(GR);
%legend('Buildings','Vegetation','Cars','Ground');

%Define Gaus Function
function f = gauss_distribution(x, mu, s)
p1 = -.5 * ((x - mu)/s) .^ 2;
p2 = (s * sqrt(2*pi));
f = exp(p1) ./ p2; 
end
function r = random_nums(mu, va)
ul = 255;
ll = 0;
x = mu + randn(20000,1)*sqrt(va); % Generate sufficient random numbers
idx = (ll <= x) & (x <= ul); % Extract the value in the given range [min max]
x = x(idx);
x = x(1:1300); % Extract 1300 numbers
r = x;
end
%Probability Function
function p = probability(x, mu, va)
%p1 = 1 /(((2*pi)^10)*sqrt(det(va))); - Not needed
p2 = exp(-0.5*(x-mu)*inv(va)*transpose(x-mu));
p = p2;
end

